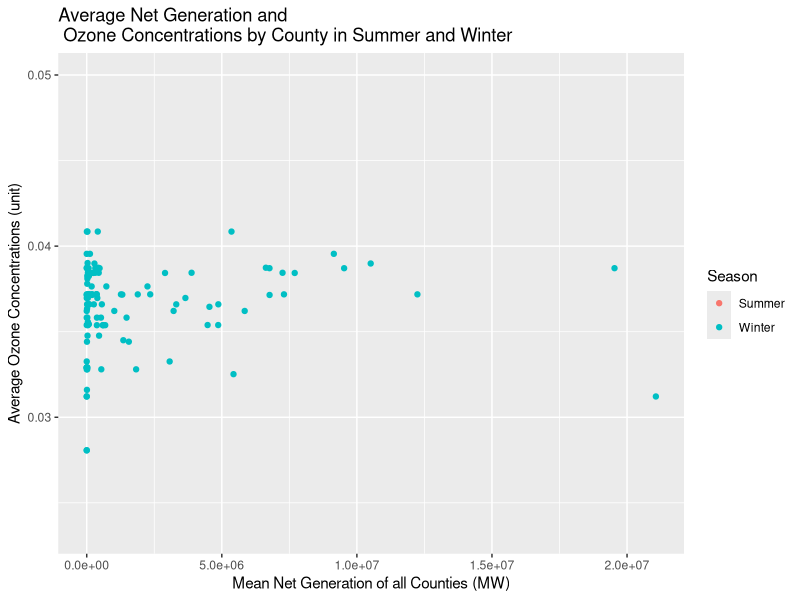
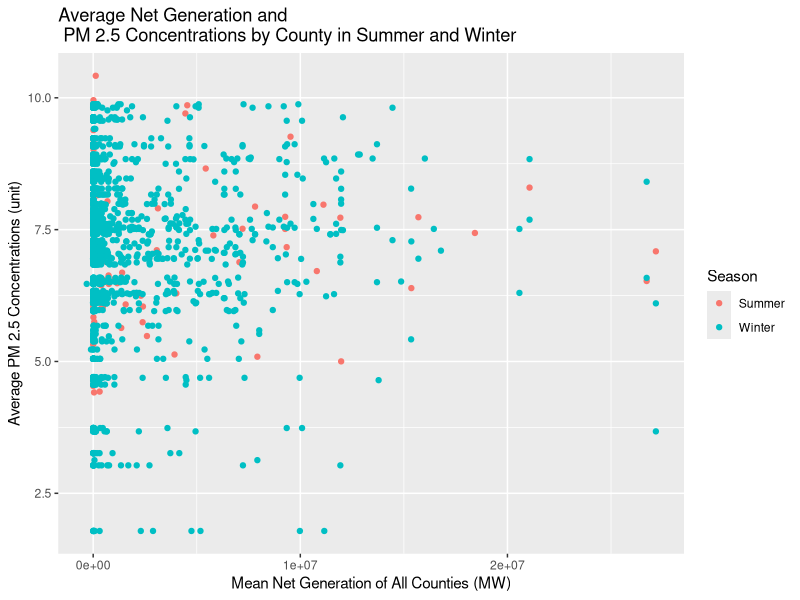

Generate these figures, in order, with R:
## ---- chunk 1
library(here)
library(lubridate)
library(tidyverse)
library(dplyr)
library(ggplot2); library(patchwork)

winter_ozone_egrid_all_df <- read.csv('winter_ozone_egrid_all.csv')
summer_ozone_egrid_all_df <- read.csv('summer_ozone_egrid_all.csv')

winter_PM25_egrid_all_df <- read.csv('winter_PM25_egrid_all.csv')
summer_PM25_egrid_all_df <- read.csv('summer_PM25_egrid_all.csv')

#dont need anymore i think

# winter_ozone_egrid_all_df <- winter_ozone_egrid_all_df %>%
#   #filter(Plant.state.abbreviation %in% c('GA','FL','NC','SC','MS','TN','AL')) %>%
#   #to get rid of negative numbers and 0s ...
#   mutate(Sum_Plant_NetGenMW = ifelse(Sum_Plant_NetGenMW <= 0, NA, Sum_Plant_NetGenMW))
#  
# summer_ozone_egrid_all_df <- summer_ozone_egrid_all_df %>%
#   #filter(Plant.state.abbreviation %in% c('GA','FL','NC','SC','MS','TN','AL')) %>%
#   mutate(Sum_Plant_NetGenMW = ifelse(Sum_Plant_NetGenMW <= 0, NA, Sum_Plant_NetGenMW))
# 
# winter_PM25_egrid_all_df <- winter_PM25_egrid_all_df %>%
#   filter(Plant.state.abbreviation %in% c('GA','FL','NC','SC','MS','TN','AL')) %>%
#   mutate(Sum_Plant_NetGenMW = ifelse(Sum_Plant_NetGenMW <= 0, NA, Sum_Plant_NetGenMW))
# 
# summer_PM25_egrid_all_df <- summer_PM25_egrid_all_df %>%
#   filter(Plant.state.abbreviation %in% c('GA','FL','NC','SC','MS','TN','AL')) %>%
#   mutate(Sum_Plant_NetGenMW = ifelse(Sum_Plant_NetGenMW <= 0, NA, Sum_Plant_NetGenMW))

## ---- chunk 2
winter_ozone <- winter_ozone_egrid_all_df %>%
  mutate(Season = 'Winter') %>%
  mutate(SeasonBinary = '0')

summer_ozone <- summer_ozone_egrid_all_df %>%
  mutate(Season = 'Summer')%>%
  mutate(SeasonBinary = '1')
  
all_ozone <- bind_rows(summer_ozone, winter_ozone)

## ---- chunk 3
# NOTE - PM winter and summer have same amount of data points in winter and summer - which could be better for analysis?
# while ozone is a bit much
winter_PM25 <- winter_PM25_egrid_all_df %>%
  mutate(Season = 'Winter') %>%
  mutate(SeasonBinary = '0')

summer_PM25 <- summer_PM25_egrid_all_df %>%
  mutate(Season = 'Summer')%>%
  mutate(SeasonBinary = '1')
  
all_PM25 <- bind_rows(summer_PM25, winter_PM25)

## ---- chunk 4
# OZONE
#by mean ozone concentration on y and net gen on x
all_ozone_fig1<- all_ozone %>%
  ggplot(aes(x = Sum_Plant_NetGenMW, y = average_month_ozone_concentration, color = Season)) +
   geom_jitter() +
  #scale_x_log10() +
  labs(x = 'Mean Net Generation of all Counties (MW)', y = 'Average Ozone Concentrations (unit)',
       title = 'Average Net Generation and \n Ozone Concentrations by County in Summer and Winter')
all_ozone_fig1
## ---- chunk 5
# PM 2.5 
#by mean PM 2.5 concentration on y and net gen on x
all_PM25_fig1<- all_PM25 %>%
  ggplot(aes(x = Sum_Plant_NetGenMW, y = average_month_PM25_concentration, color = Season)) +
   geom_jitter() +
  #scale_x_log10() +
  labs(x = 'Mean Net Generation of All Counties (MW)', y = 'Average PM 2.5 Concentrations (unit)',
       title = 'Average Net Generation and \n PM 2.5 Concentrations by County in Summer and Winter')
all_PM25_fig1
